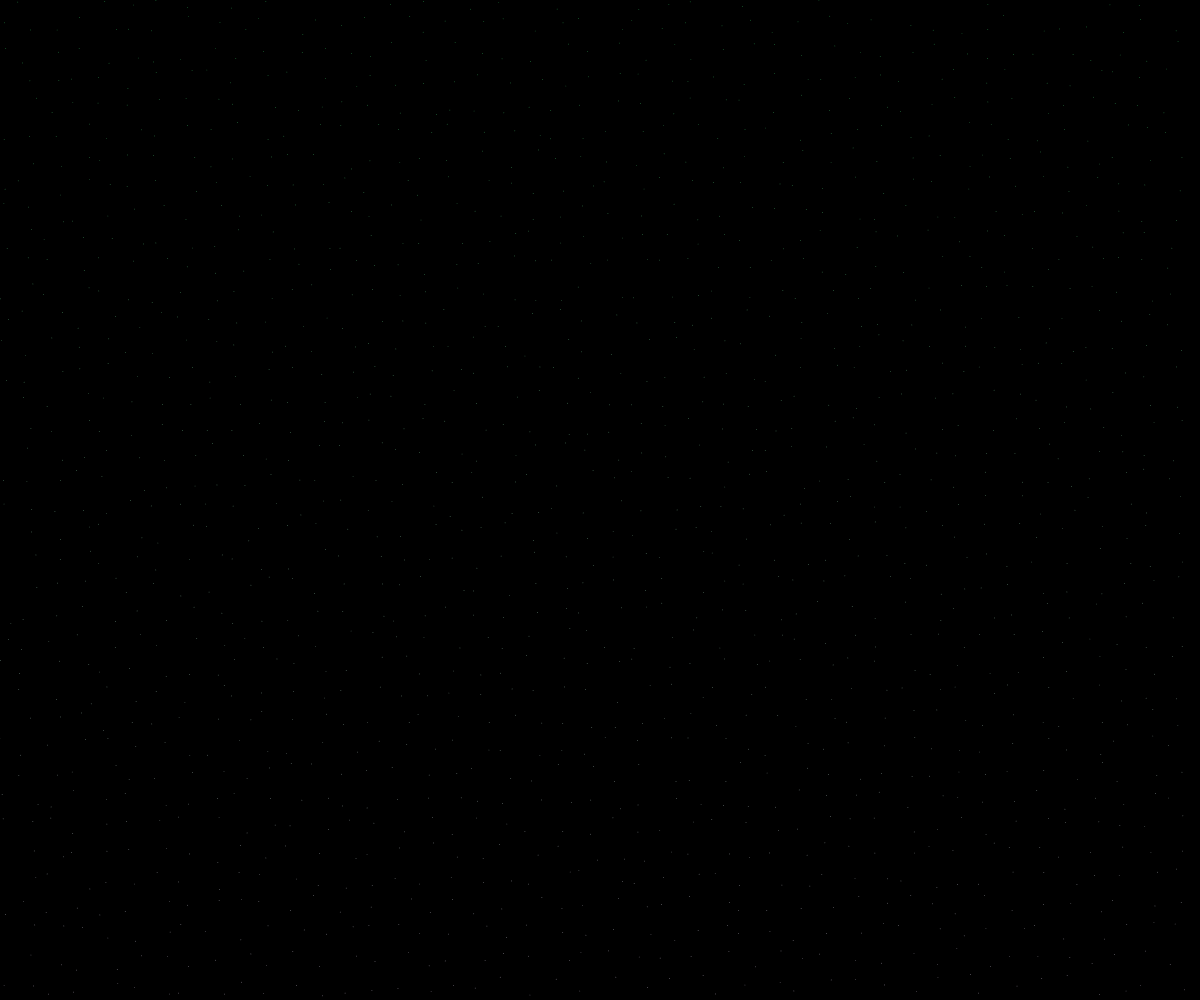
Frame 1 (no input)
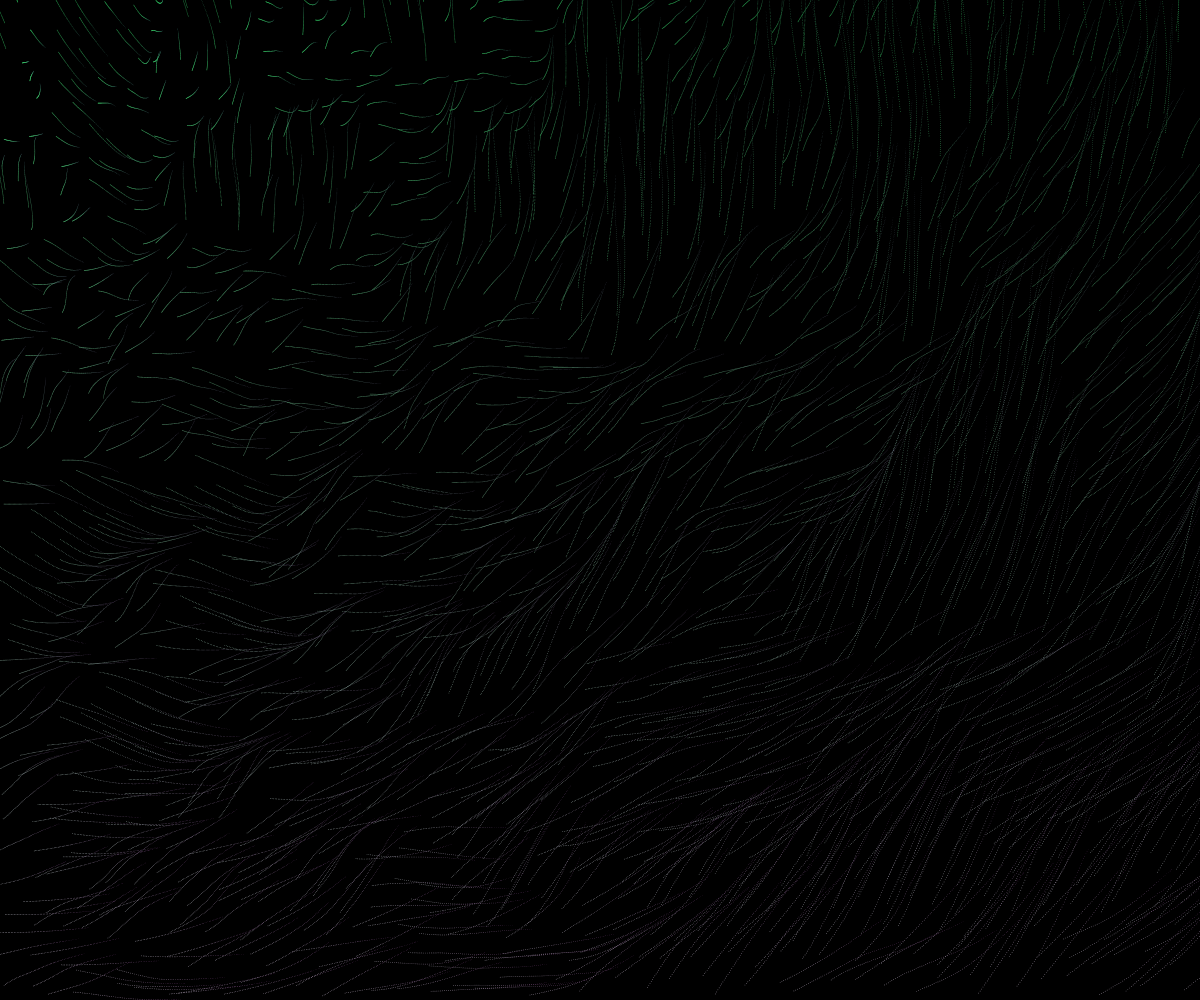
Frame 60 (no input)
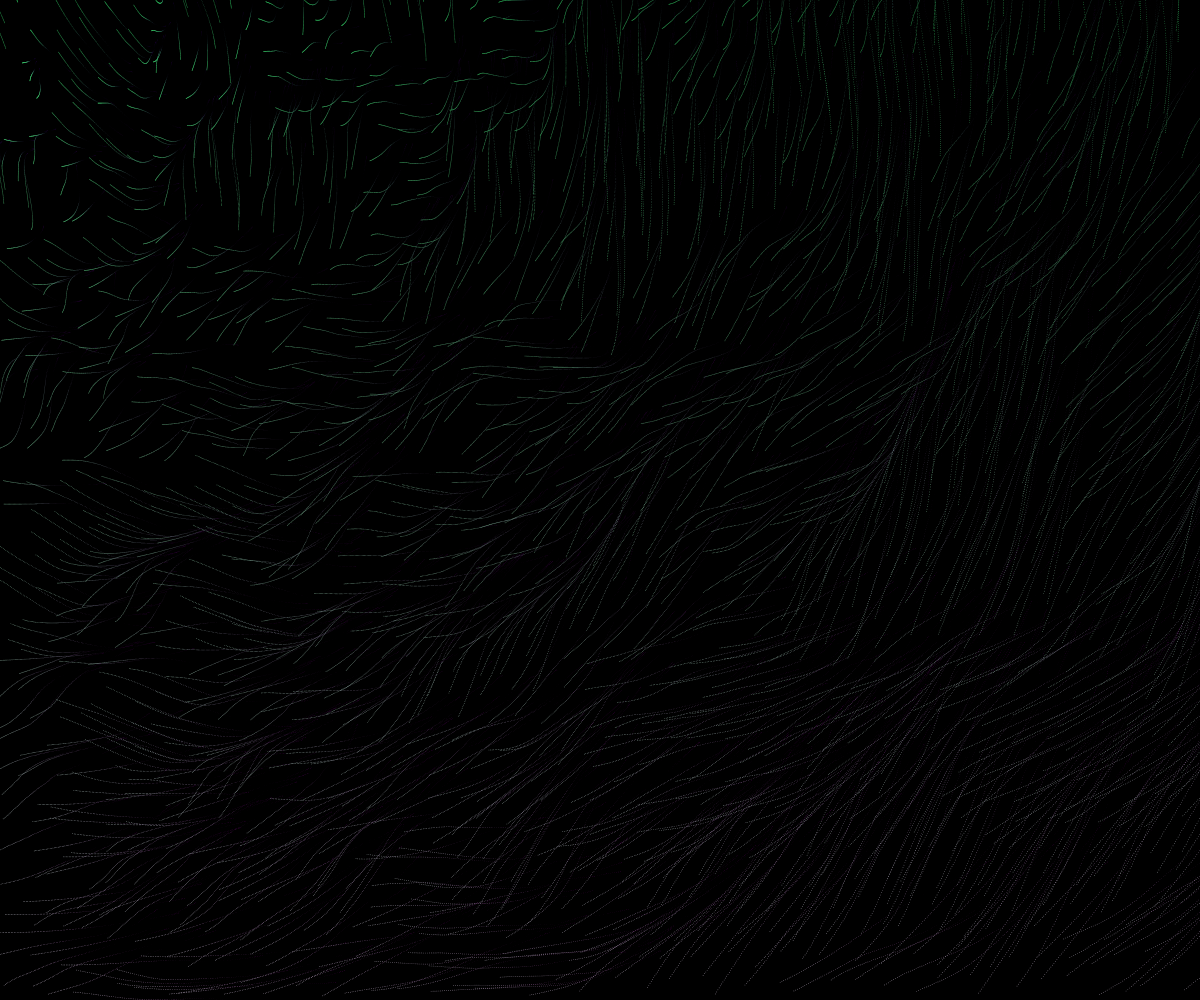
Frame 120 (the mouse pressed at the canvas centre since frame 60)

The p5.js sketch that drew these frames (run headless with seeded random() and noise() and a simulated clock; from frame 60 on, the mouse is pressed at the canvas centre):

// p5.js sketch
// ── sketch.js
var points = []; //starting points
var mult = -0.01;


function setup() {
  createCanvas(windowWidth, windowHeight);
  background(0);
  angleMode(DEGREES);
  
  var density = 45;
  var space = width / density;
  
  
  for (var x = 0; x < width; x += space){
    for ( var y = 0; y < height; y += space){
         var p = createVector(x + random(-10, 10), y + random(-10, 10));
    
      points.push(p);
    
    }
  }
}

function draw() {
  
  rotate(sin(frameCount * 0.06) * -90);
  noStroke();
  background(255, 0.5);
  noCursor();
  
  
  for (var i = 0; i < points.length; i++) {
    //A
    var r = map(points[i].y, 0, width, 100, 255);
    var b = map(cos(frameCount), 0, 1, 10, 205);
    var g = map(points[i].y, 0, width, 50, 255);
    
//     // B
//     var r = map(points[i].y, 0, width, 100, 255);
//     var b = map(cos(frameCount), 0, 1, 10, 205);
//     var g = map(sin(frameCount), 0, 1, 10, 100);
    

    
  
    

    
    var angle = map(noise(points[i].x * mult, points[i].y * mult, points[i].y * mult), 0, 1, 0, 360);
    
    fill(g, b, r);
    
    points[i].add(createVector((-1) * -sin(angle) * noise(0.01, 0.9), sin(angle)))
    
    
    
    
    ellipse(points[i].x, points[i].y, -cos(frameCount) * 0.7);

  
    
    
  }
}
